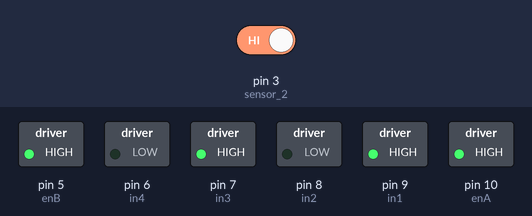
This sketch was run on a simulated Arduino Uno, built with avr-gcc and run on an emulated ATmega328P. Parts: switched loads named in the sketch (green lamp = pin HIGH). Inputs (shaded band) come from the test bench; at power-on: pin 3 (sensor_2) HIGH.

Above: at 0.1 s.
Timing chart, 0 to 1.6 s (numbered marks = the images above):
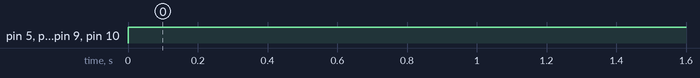

The sketch:

hdrive_motor_car.ino
```cpp
//Motor A
int sensor_1=4; //Sensor 1
int enA = 10;   //Pin habilita motor B - PWM
int in1 = 9;    //Pin que controla el sentido de giro
int in2 = 8;    //Pin que controla el sentido de giro

//Motor B
int sensor_2=3; //Sensor 2
int in3 = 7;    //Pin que controla el sentido de giro
int in4 = 6;    //Pin que controla el sentido de giro
int enB = 5;    //Pin habilita motor B - PWM

//Steps - counter.
int steps_1=0;
int steps_2=0;

//Constant for steps in disk
const float stepcount = 20;

//Constant for wheel diameter
const float wheeldiameter = 66.10;

//Integers for pulse counters
volatile int counter_A = 0;
volatile int counter_B = 0;

//Function to convert from centimeters to steps
int CMtoSteps(float cm) {
  int result;
  float circumference = (wheeldiameter * 3.14)/10;
  float cm_step = circumference/stepcount;
  float f_result = cm/cm_step;
  result = (int)f_result;

  return result;
}

//Engine A
void motorA(){
  analogWrite(enA, 200);
  digitalWrite(in1, HIGH);
  digitalWrite(in2, LOW);
}

//Engine B
void motorB(){
  analogWrite(enB, 255);
  digitalWrite(in3, HIGH);
  digitalWrite(in4, LOW);
}

// Function to Move Forward
void MoveForward(int steps, int mspeed)
{
   counter_A = 0;//reset counter A to zero.
   counter_B = 0;//reset counter B to zero.

   //Set Motor A forward
   digitalWrite(in1, HIGH);
   digitalWrite(in2, LOW);

   //Set Motor B forward
   digitalWrite(in3, HIGH);
   digitalWrite(in4, LOW);

   //Go forward until step value is reached
   while (steps > counter_A && steps > counter_B) {

    if (steps > counter_A) {
      analogWrite(enA, mspeed);
    } else {
      analogWrite(enA, 0);
    }

    if (steps > counter_B) {
      analogWrite(enB, mspeed);
    } else {
      analogWrite(enB, 0);
    }

   }

  //Stop when done
  analogWrite(enA, 0);
  analogWrite(enB, 0);

  //Reset values.
  counter_A = 0;
  counter_B = 0;

}

// Motor A pulse count ISR
void ISR_countA()
{
  counter_A++;  // increment Motor A counter value
}

// Motor B pulse count ISR
void ISR_countB()
{
  counter_B++;  // increment Motor B counter value
}

void setup()
{
  Serial.begin (9600);

  //Motor 1
  pinMode(sensor_1,INPUT_PULLUP);
  pinMode(enA, OUTPUT);
  pinMode(in1, OUTPUT);
  pinMode(in2, OUTPUT);

  //Motor 2
  pinMode(sensor_2,INPUT_PULLUP);
  pinMode(enB, OUTPUT);
  pinMode(in3, OUTPUT);
  pinMode(in4, OUTPUT);

  attachInterrupt(digitalPinToInterrupt(sensor_1), ISR_countA, RISING);
  attachInterrupt(digitalPinToInterrupt(sensor_2), ISR_countB, RISING);

  MoveForward(CMtoSteps(50),255);
}

void loop()
{
  /*
  //Steps
  if(digitalRead(sensor_1))
    counter_A=counter_A+1;

  if(digitalRead(sensor_2))
    counter_B=counter_B+1;

  MoveForward(CMtoSteps(50), 255);
  delay(1000);*/

/*
  Serial.println("Velocidad X");
  Velocidad();*
  if (steps_1>=steps_2)
    motorA();
  else
    motorB();
*/


  //Salida
  //Serial.println("Step 1:"+(String)steps_1);
  //Serial.println("Step 2:"+(String)steps_2);
  //Serial.println("M1");
  //Serial.println("M2");
  //delay(2000);
}
```

Measured:
- by itself, pin 5 (enB), pin 7 (in3), pin 9 (in1), pin 10 (enA): LOW → HIGH at 0.00 s
